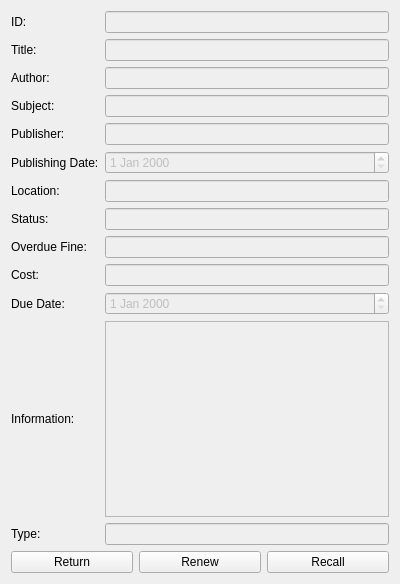
<?xml version="1.0" encoding="UTF-8"?>
<ui version="4.0">
 <class>BorrowerBooksEntry</class>
 <widget class="QWidget" name="BorrowerBooksEntry">
  <property name="geometry">
   <rect>
    <x>0</x>
    <y>0</y>
    <width>400</width>
    <height>584</height>
   </rect>
  </property>
  <property name="windowTitle">
   <string>Form</string>
  </property>
  <layout class="QHBoxLayout" name="horizontalLayout_2">
   <item>
    <layout class="QVBoxLayout" name="verticalLayout">
     <item>
      <layout class="QGridLayout" name="gridLayout">
       <item row="4" column="0">
        <widget class="QLabel" name="publisherLabel">
         <property name="text">
          <string>Publisher:</string>
         </property>
        </widget>
       </item>
       <item row="2" column="1">
        <widget class="QLineEdit" name="authorLineEdit">
         <property name="enabled">
          <bool>false</bool>
         </property>
        </widget>
       </item>
       <item row="3" column="0">
        <widget class="QLabel" name="subjectLabel">
         <property name="text">
          <string>Subject: </string>
         </property>
        </widget>
       </item>
       <item row="5" column="0">
        <widget class="QLabel" name="publishingDateLabel">
         <property name="text">
          <string>Publishing Date:</string>
         </property>
        </widget>
       </item>
       <item row="0" column="1">
        <widget class="QLineEdit" name="idLineEdit">
         <property name="enabled">
          <bool>false</bool>
         </property>
         <property name="readOnly">
          <bool>true</bool>
         </property>
        </widget>
       </item>
       <item row="5" column="1">
        <widget class="QDateEdit" name="publishingDateEdit">
         <property name="enabled">
          <bool>false</bool>
         </property>
        </widget>
       </item>
       <item row="6" column="0">
        <widget class="QLabel" name="locationLabel">
         <property name="text">
          <string>Location: </string>
         </property>
        </widget>
       </item>
       <item row="6" column="1">
        <widget class="QLineEdit" name="locationLineEdit">
         <property name="enabled">
          <bool>false</bool>
         </property>
        </widget>
       </item>
       <item row="7" column="1">
        <widget class="QLineEdit" name="statusLineEdit">
         <property name="enabled">
          <bool>false</bool>
         </property>
         <property name="readOnly">
          <bool>true</bool>
         </property>
        </widget>
       </item>
       <item row="8" column="1">
        <widget class="QLineEdit" name="overdueFineLineEdit">
         <property name="enabled">
          <bool>false</bool>
         </property>
        </widget>
       </item>
       <item row="1" column="1">
        <widget class="QLineEdit" name="titleLineEdit">
         <property name="enabled">
          <bool>false</bool>
         </property>
        </widget>
       </item>
       <item row="4" column="1">
        <widget class="QLineEdit" name="publisherLineEdit">
         <property name="enabled">
          <bool>false</bool>
         </property>
        </widget>
       </item>
       <item row="7" column="0">
        <widget class="QLabel" name="statusLabel">
         <property name="text">
          <string>Status:</string>
         </property>
        </widget>
       </item>
       <item row="9" column="1">
        <widget class="QLineEdit" name="costLineEdit">
         <property name="enabled">
          <bool>false</bool>
         </property>
        </widget>
       </item>
       <item row="8" column="0">
        <widget class="QLabel" name="overdueFineLabel">
         <property name="text">
          <string>Overdue Fine:</string>
         </property>
        </widget>
       </item>
       <item row="9" column="0">
        <widget class="QLabel" name="costLabel">
         <property name="text">
          <string>Cost:</string>
         </property>
        </widget>
       </item>
       <item row="3" column="1">
        <widget class="QLineEdit" name="subjectLineEdit">
         <property name="enabled">
          <bool>false</bool>
         </property>
        </widget>
       </item>
       <item row="0" column="0">
        <widget class="QLabel" name="idLabel">
         <property name="text">
          <string>ID:</string>
         </property>
        </widget>
       </item>
       <item row="1" column="0">
        <widget class="QLabel" name="titleLabel">
         <property name="text">
          <string>Title: </string>
         </property>
        </widget>
       </item>
       <item row="2" column="0">
        <widget class="QLabel" name="authorLabel">
         <property name="text">
          <string>Author:</string>
         </property>
        </widget>
       </item>
       <item row="11" column="0">
        <widget class="QLabel" name="informationLabel">
         <property name="text">
          <string>Information: </string>
         </property>
        </widget>
       </item>
       <item row="10" column="0">
        <widget class="QLabel" name="dueDateLabel">
         <property name="text">
          <string>Due Date:</string>
         </property>
        </widget>
       </item>
       <item row="10" column="1">
        <widget class="QDateEdit" name="dueDateEdit">
         <property name="enabled">
          <bool>false</bool>
         </property>
        </widget>
       </item>
       <item row="12" column="1">
        <widget class="QLineEdit" name="typeLineEdit">
         <property name="enabled">
          <bool>false</bool>
         </property>
         <property name="readOnly">
          <bool>true</bool>
         </property>
        </widget>
       </item>
       <item row="12" column="0">
        <widget class="QLabel" name="typeLabel">
         <property name="text">
          <string>Type:</string>
         </property>
        </widget>
       </item>
       <item row="11" column="1">
        <widget class="QTextEdit" name="informationTextEdit">
         <property name="enabled">
          <bool>false</bool>
         </property>
        </widget>
       </item>
      </layout>
     </item>
     <item>
      <layout class="QHBoxLayout" name="horizontalLayout">
       <item>
        <widget class="QPushButton" name="returnPushButton">
         <property name="text">
          <string>Return</string>
         </property>
        </widget>
       </item>
       <item>
        <widget class="QPushButton" name="renewPushButton">
         <property name="text">
          <string>Renew</string>
         </property>
        </widget>
       </item>
       <item>
        <widget class="QPushButton" name="recallPushButton">
         <property name="text">
          <string>Recall</string>
         </property>
        </widget>
       </item>
      </layout>
     </item>
    </layout>
   </item>
  </layout>
 </widget>
 <resources/>
 <connections/>
</ui>
